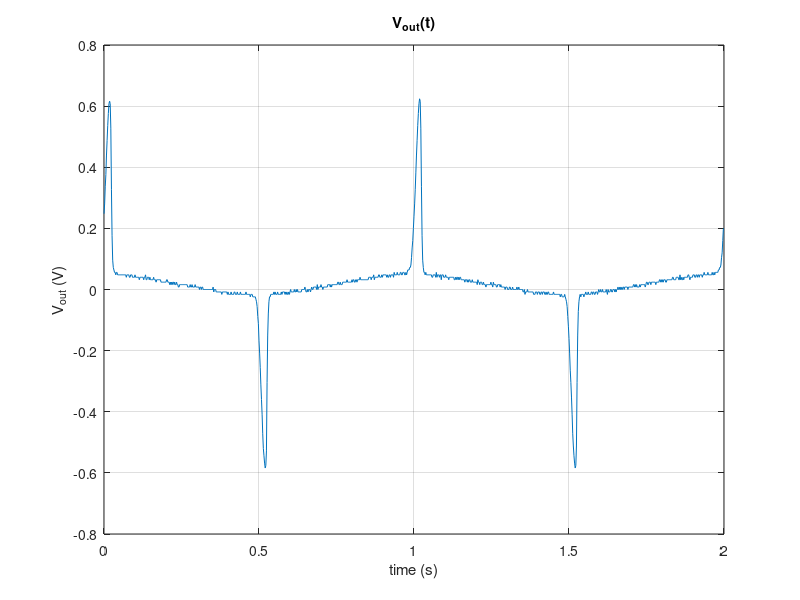
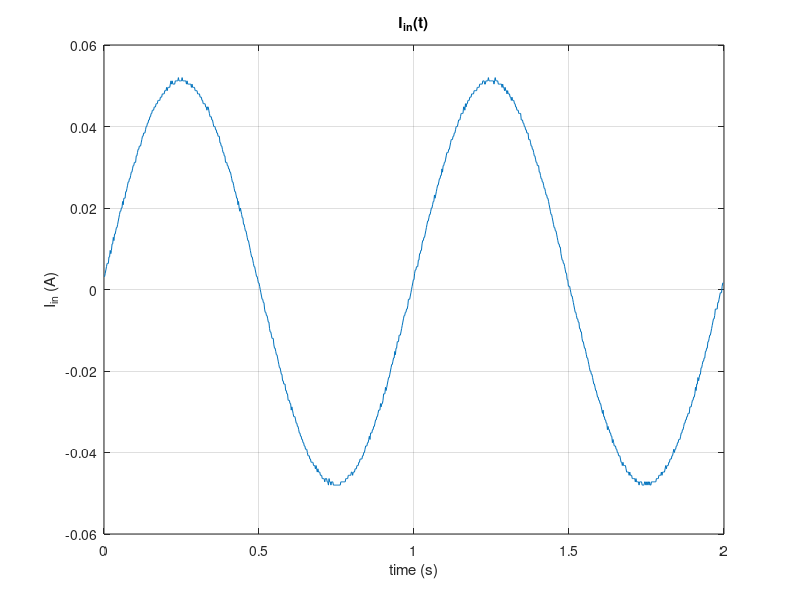
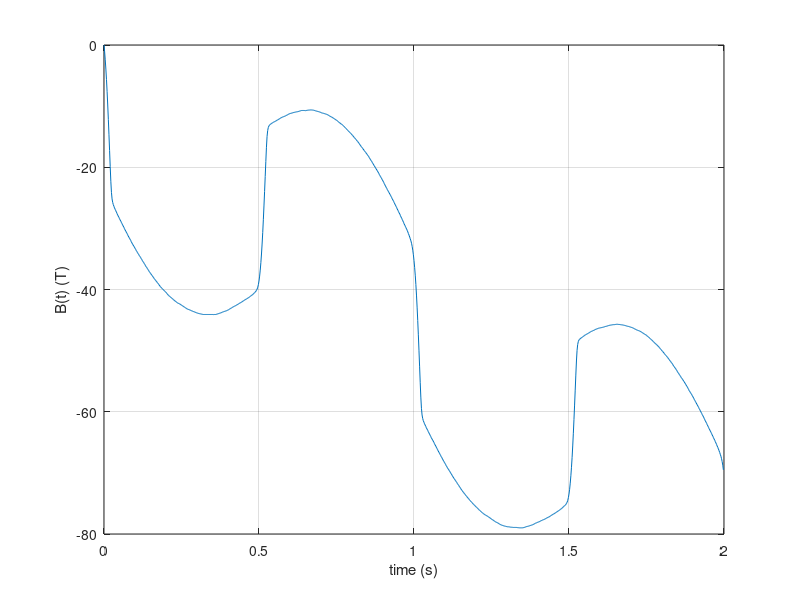
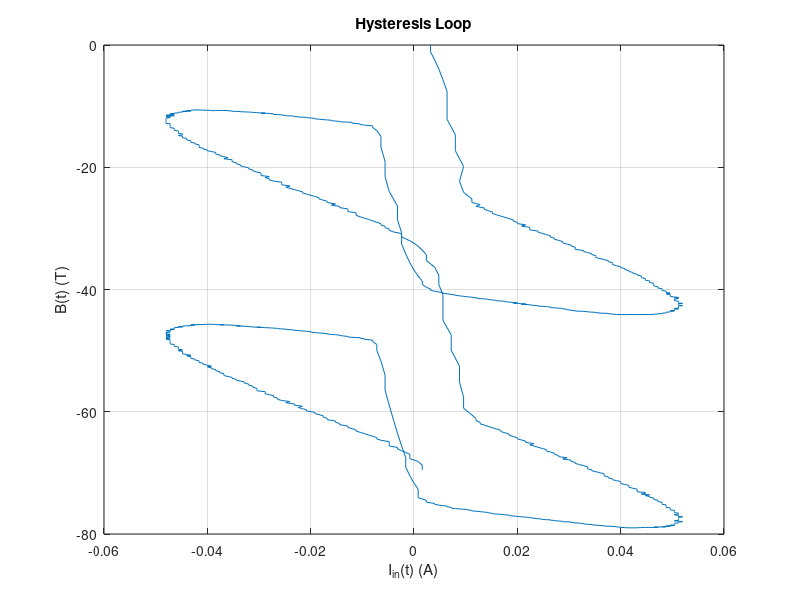

MATLAB code for these plots, in order:
measurements = dlmread('hysteresis_loop_measurements.csv',';',[0,0,999,3])
vout_t = measurements([2001:3000]) 
time = measurements([1:1000])
iin_t = measurements([3001:4000]) 
vout_t = dlmread('hysteresis_loop_measurements.csv',';',[0,2,999,2])
time = dlmread('hysteresis_loop_measurements.csv',';',[0,0,999,0]) 


figure
plot(time,vout_t,'-')
title('V_{out}(t)')
xlabel('time (s)')
ylabel('V_{out} (V)')
grid on

figure
plot(time,iin_t,'-')
title('I_{in}(t)')
xlabel('time (s)')
ylabel('I_{in} (A)')
grid on

N_0 = 1000
A = pi*15*10^-8
int_vout = cumtrapz(time, vout_t)/(-N_0*A)

figure
plot(time,int_vout,'-')
xlabel('time (s)')
ylabel('B(t) (T)')
grid on

figure
plot(iin_t,int_vout,'-')
title('Hysteresis Loop')
xlabel('I_{in}(t) (A)')
ylabel('B(t) (T)')
grid on

b = int_vout-0.0212
new_b = b.*(b>0)+(b+0.01).*(b<0)
c = b.*(b<0)-b.*(b>0)

figure
plot(iin_t,c,'-')
title('Hysteresis Loop')
xlabel('I_{in}(t) (A)')
ylabel('B(t) (T)')
grid on